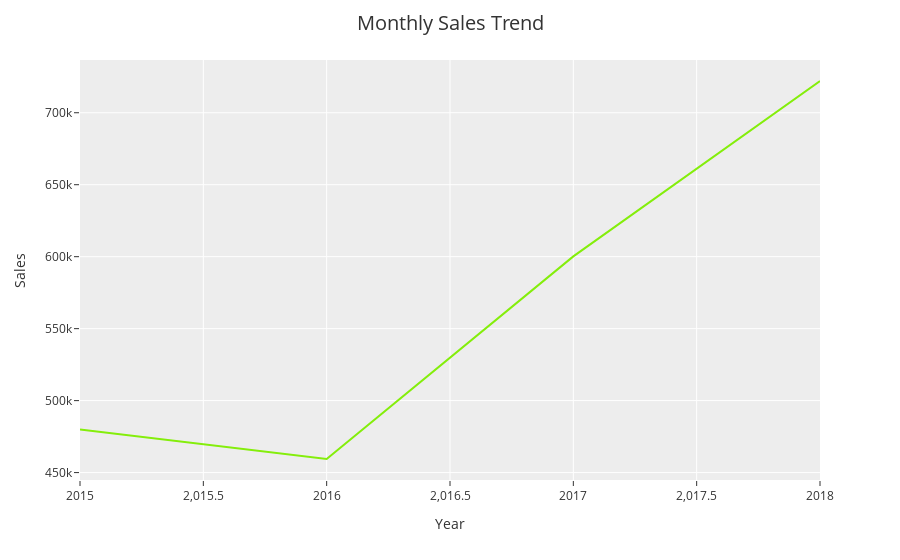

Notebook source saved alongside this figure:
### Markdown cell above
<h3>which Year Have Best Sales (Time Series Analysis)</h3>

### Code cell
linechart = pd.DataFrame(df.groupby('Year')['Sales'].sum().reset_index())
plot = px.line(linechart, x = "Year" , y = "Sales" , template='ggplot2')
plot.update_traces(line=dict(color="#84ee0b"))
plot.update_layout(title={
                   'text' :"Monthly Sales Trend", 
                   'font' : {'size':20}} )
plot.show()

### Figure 1 — Plotly figure (JSON) as saved in the notebook; plotly's stock layout.template omitted (floating-point values rounded to 4 significant figures)
{"data": [{"hovertemplate": "Year=%{x}<br>Sales=%{y}<extra></extra>", "legendgroup": "", "line": {"color": "#84ee0b", "dash": "solid"}, "marker": {"symbol": "circle"}, "mode": "lines", "name": "", "orientation": "v", "showlegend": false, "type": "scatter", "x": [2015, 2016, 2017, 2018], "xaxis": "x", "y": [479900.0, 459400.0, 600200.0, 722100.0], "yaxis": "y"}], "layout": {"legend": {"tracegroupgap": 0}, "margin": {"t": 60}, "title": {"font": {"size": 20}, "text": "Monthly Sales Trend"}, "xaxis": {"anchor": "y", "domain": [0, 1], "title": {"text": "Year"}}, "yaxis": {"anchor": "x", "domain": [0, 1], "title": {"text": "Sales"}}}}
